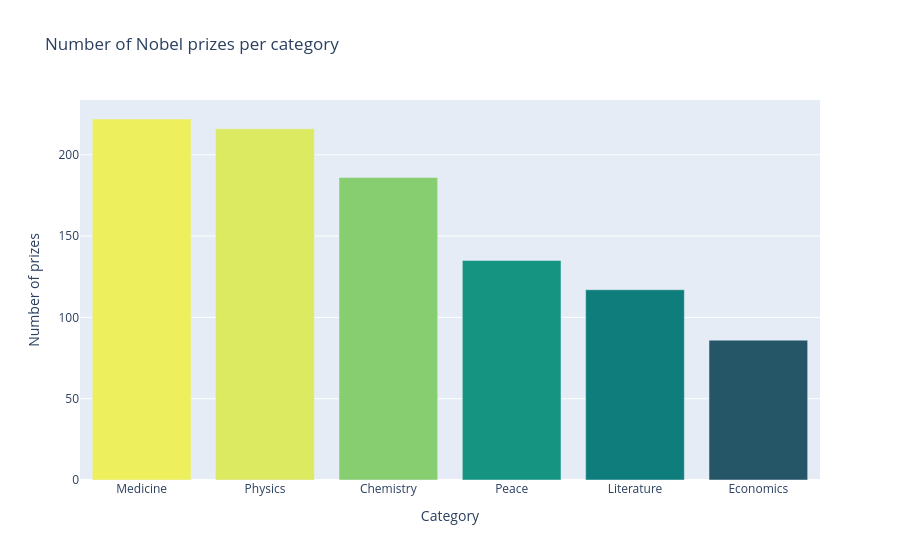

Notebook source saved alongside this figure:
### Code cell
bar = px.bar(data_frame=prizes_by_category.sort_values("prize", ascending=False),
             x="category", y="prize",
             color="prize",
             title="Number of Nobel prizes per category",
             color_continuous_scale="Aggrnyl")

bar.update_layout(xaxis_title="Category", yaxis_title="Number of prizes",
                  coloraxis_showscale=False)

bar.show()

### Figure 1 — Plotly figure (JSON) as saved in the notebook; plotly's stock layout.template omitted (floating-point values rounded to 4 significant figures)
{"data": [{"hovertemplate": "category=%{x}<br>prize=%{marker.color}<extra></extra>", "legendgroup": "", "marker": {"color": [222, 216, 186, 135, 117, 86], "coloraxis": "coloraxis", "pattern": {"shape": ""}}, "name": "", "orientation": "v", "showlegend": false, "textposition": "auto", "type": "bar", "x": ["Medicine", "Physics", "Chemistry", "Peace", "Literature", "Economics"], "xaxis": "x", "y": [222, 216, 186, 135, 117, 86], "yaxis": "y"}], "layout": {"barmode": "relative", "coloraxis": {"colorbar": {"title": {"text": "prize"}}, "colorscale": [[0, "rgb(36, 86, 104)"], [0.1667, "rgb(15, 114, 121)"], [0.3333, "rgb(13, 143, 129)"], [0.5, "rgb(57, 171, 126)"], [0.6667, "rgb(110, 197, 116)"], [0.8333, "rgb(169, 220, 103)"], [1, "rgb(237, 239, 93)"]], "showscale": false}, "legend": {"tracegroupgap": 0}, "title": {"text": "Number of Nobel prizes per category"}, "xaxis": {"anchor": "y", "domain": [0, 1], "title": {"text": "Category"}}, "yaxis": {"anchor": "x", "domain": [0, 1], "title": {"text": "Number of prizes"}}}}
